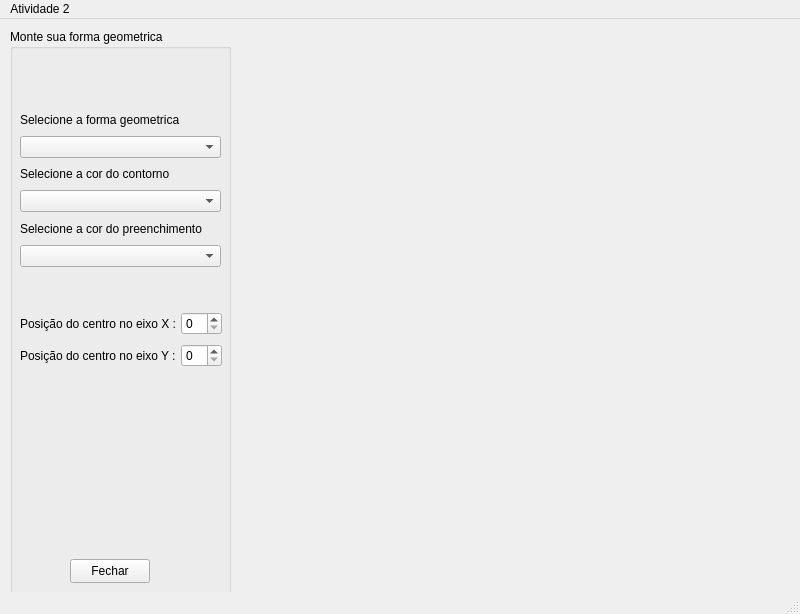
<?xml version="1.0" encoding="UTF-8"?>
<ui version="4.0">
 <class>MainWindow</class>
 <widget class="QMainWindow" name="MainWindow">
  <property name="geometry">
   <rect>
    <x>0</x>
    <y>0</y>
    <width>800</width>
    <height>614</height>
   </rect>
  </property>
  <property name="windowTitle">
   <string>MainWindow</string>
  </property>
  <widget class="QWidget" name="centralwidget">
   <widget class="QGroupBox" name="groupBox">
    <property name="geometry">
     <rect>
      <x>10</x>
      <y>10</y>
      <width>221</width>
      <height>571</height>
     </rect>
    </property>
    <property name="title">
     <string>Monte sua forma geometrica</string>
    </property>
    <widget class="QPushButton" name="exitButton">
     <property name="geometry">
      <rect>
       <x>60</x>
       <y>530</y>
       <width>80</width>
       <height>24</height>
      </rect>
     </property>
     <property name="text">
      <string>Fechar</string>
     </property>
    </widget>
    <widget class="QWidget" name="">
     <property name="geometry">
      <rect>
       <x>10</x>
       <y>80</y>
       <width>201</width>
       <height>158</height>
      </rect>
     </property>
     <layout class="QVBoxLayout" name="verticalLayout_4">
      <item>
       <layout class="QVBoxLayout" name="verticalLayout">
        <item>
         <widget class="QLabel" name="label">
          <property name="text">
           <string>Selecione a forma geometrica</string>
          </property>
         </widget>
        </item>
        <item>
         <widget class="QComboBox" name="seletorForma">
          <property name="placeholderText">
           <string>Selecione a forma</string>
          </property>
          <item>
           <property name="text">
            <string>clear</string>
           </property>
          </item>
          <item>
           <property name="text">
            <string>Rectangle</string>
           </property>
          </item>
          <item>
           <property name="text">
            <string>Ellipse</string>
           </property>
          </item>
          <item>
           <property name="text">
            <string>Square</string>
           </property>
          </item>
          <item>
           <property name="text">
            <string>Circumference</string>
           </property>
          </item>
          <item>
           <property name="text">
            <string>Triangle</string>
           </property>
          </item>
         </widget>
        </item>
       </layout>
      </item>
      <item>
       <layout class="QVBoxLayout" name="verticalLayout_2">
        <item>
         <widget class="QLabel" name="label_2">
          <property name="text">
           <string>Selecione a cor do contorno</string>
          </property>
         </widget>
        </item>
        <item>
         <widget class="QComboBox" name="seletorContorno">
          <property name="placeholderText">
           <string>Cor do contorno</string>
          </property>
          <item>
           <property name="text">
            <string>Preto</string>
           </property>
          </item>
          <item>
           <property name="text">
            <string>Vermelho</string>
           </property>
          </item>
          <item>
           <property name="text">
            <string>Azul</string>
           </property>
          </item>
          <item>
           <property name="text">
            <string>Verde</string>
           </property>
          </item>
          <item>
           <property name="text">
            <string>cinza</string>
           </property>
          </item>
         </widget>
        </item>
       </layout>
      </item>
      <item>
       <layout class="QVBoxLayout" name="verticalLayout_3">
        <item>
         <widget class="QLabel" name="label_3">
          <property name="text">
           <string>Selecione a cor do preenchimento</string>
          </property>
         </widget>
        </item>
        <item>
         <widget class="QComboBox" name="seletorPreenchimento">
          <property name="placeholderText">
           <string>Cor do preenchimento</string>
          </property>
          <item>
           <property name="text">
            <string>Transparente</string>
           </property>
          </item>
          <item>
           <property name="text">
            <string>Preto</string>
           </property>
          </item>
          <item>
           <property name="text">
            <string>Vermelho</string>
           </property>
          </item>
          <item>
           <property name="text">
            <string>Azul</string>
           </property>
          </item>
          <item>
           <property name="text">
            <string>Verde</string>
           </property>
          </item>
          <item>
           <property name="text">
            <string>Cinza</string>
           </property>
          </item>
         </widget>
        </item>
       </layout>
      </item>
     </layout>
    </widget>
    <widget class="QWidget" name="">
     <property name="geometry">
      <rect>
       <x>10</x>
       <y>280</y>
       <width>202</width>
       <height>62</height>
      </rect>
     </property>
     <layout class="QVBoxLayout" name="verticalLayout_5">
      <item>
       <layout class="QHBoxLayout" name="horizontalLayout">
        <item>
         <widget class="QLabel" name="labelEixoX">
          <property name="text">
           <string>Posição do centro no eixo X :</string>
          </property>
         </widget>
        </item>
        <item>
         <widget class="QSpinBox" name="seletorEixoX"/>
        </item>
       </layout>
      </item>
      <item>
       <layout class="QHBoxLayout" name="horizontalLayout_2">
        <item>
         <widget class="QLabel" name="labelEixoY">
          <property name="text">
           <string>Posição do centro no eixo Y :</string>
          </property>
         </widget>
        </item>
        <item>
         <widget class="QSpinBox" name="seletorEixoY"/>
        </item>
       </layout>
      </item>
     </layout>
    </widget>
   </widget>
  </widget>
  <widget class="QMenuBar" name="menubar">
   <property name="geometry">
    <rect>
     <x>0</x>
     <y>0</y>
     <width>800</width>
     <height>21</height>
    </rect>
   </property>
   <widget class="QMenu" name="menuAtividade_2">
    <property name="title">
     <string>Atividade 2</string>
    </property>
   </widget>
   <addaction name="menuAtividade_2"/>
  </widget>
  <widget class="QStatusBar" name="statusbar"/>
 </widget>
 <resources/>
 <connections>
  <connection>
   <sender>seletorForma</sender>
   <signal>activated(int)</signal>
   <receiver>MainWindow</receiver>
   <slot>selectedDraw(int)</slot>
   <hints>
    <hint type="sourcelabel">
     <x>65</x>
     <y>41</y>
    </hint>
    <hint type="destinationlabel">
     <x>399</x>
     <y>299</y>
    </hint>
   </hints>
  </connection>
  <connection>
   <sender>seletorContorno</sender>
   <signal>activated(int)</signal>
   <receiver>MainWindow</receiver>
   <slot>selectedPenColor(int)</slot>
   <hints>
    <hint type="sourcelabel">
     <x>380</x>
     <y>51</y>
    </hint>
    <hint type="destinationlabel">
     <x>399</x>
     <y>299</y>
    </hint>
   </hints>
  </connection>
  <connection>
   <sender>exitButton</sender>
   <signal>clicked()</signal>
   <receiver>MainWindow</receiver>
   <slot>close()</slot>
   <hints>
    <hint type="sourcelabel">
     <x>359</x>
     <y>502</y>
    </hint>
    <hint type="destinationlabel">
     <x>399</x>
     <y>299</y>
    </hint>
   </hints>
  </connection>
  <connection>
   <sender>seletorEixoX</sender>
   <signal>valueChanged(int)</signal>
   <receiver>MainWindow</receiver>
   <slot>moveXCenter(int)</slot>
   <hints>
    <hint type="sourcelabel">
     <x>199</x>
     <y>164</y>
    </hint>
    <hint type="destinationlabel">
     <x>399</x>
     <y>306</y>
    </hint>
   </hints>
  </connection>
  <connection>
   <sender>seletorEixoY</sender>
   <signal>valueChanged(int)</signal>
   <receiver>MainWindow</receiver>
   <slot>moveYCenter(int)</slot>
   <hints>
    <hint type="sourcelabel">
     <x>199</x>
     <y>204</y>
    </hint>
    <hint type="destinationlabel">
     <x>399</x>
     <y>306</y>
    </hint>
   </hints>
  </connection>
  <connection>
   <sender>seletorPreenchimento</sender>
   <signal>activated(int)</signal>
   <receiver>MainWindow</receiver>
   <slot>selectedBrushColor(int)</slot>
   <hints>
    <hint type="sourcelabel">
     <x>375</x>
     <y>262</y>
    </hint>
    <hint type="destinationlabel">
     <x>399</x>
     <y>306</y>
    </hint>
   </hints>
  </connection>
 </connections>
 <slots>
  <slot>selectedDraw(int)</slot>
  <slot>selectedPenColor(int)</slot>
  <slot>moveXCenter(int)</slot>
  <slot>moveYCenter(int)</slot>
  <slot>selectedBrushColor(int)</slot>
 </slots>
</ui>
